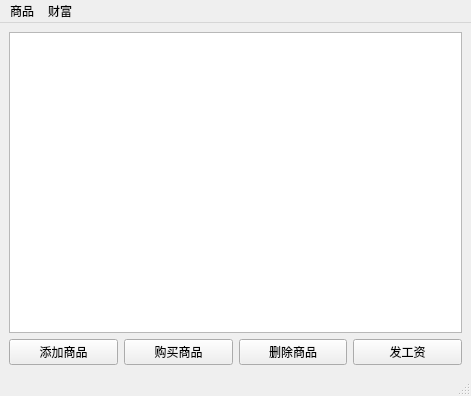
<?xml version="1.0" encoding="UTF-8"?>
<ui version="4.0">
 <class>MainWindow</class>
 <widget class="QMainWindow" name="MainWindow">
  <property name="geometry">
   <rect>
    <x>0</x>
    <y>0</y>
    <width>471</width>
    <height>396</height>
   </rect>
  </property>
  <property name="windowTitle">
   <string>MainWindow</string>
  </property>
  <widget class="QWidget" name="centralwidget">
   <layout class="QVBoxLayout" name="verticalLayout">
    <item>
     <widget class="QListWidget" name="listWidget"/>
    </item>
    <item>
     <layout class="QHBoxLayout" name="horizontalLayout">
      <item>
       <widget class="QPushButton" name="btnAdd">
        <property name="text">
         <string>添加商品</string>
        </property>
       </widget>
      </item>
      <item>
       <widget class="QPushButton" name="btnBuy">
        <property name="text">
         <string>购买商品</string>
        </property>
       </widget>
      </item>
      <item>
       <widget class="QPushButton" name="btnDelete">
        <property name="text">
         <string>删除商品</string>
        </property>
       </widget>
      </item>
      <item>
       <widget class="QPushButton" name="btnMake">
        <property name="text">
         <string>发工资</string>
        </property>
       </widget>
      </item>
     </layout>
    </item>
   </layout>
  </widget>
  <widget class="QMenuBar" name="menubar">
   <property name="geometry">
    <rect>
     <x>0</x>
     <y>0</y>
     <width>471</width>
     <height>21</height>
    </rect>
   </property>
   <widget class="QMenu" name="menuMenuCommodity">
    <property name="title">
     <string>商品</string>
    </property>
    <addaction name="actionMenuAdd"/>
    <addaction name="actionMenuBuy"/>
    <addaction name="actionMenuDelete"/>
   </widget>
   <widget class="QMenu" name="menuMenuMoney">
    <property name="title">
     <string>财富</string>
    </property>
    <addaction name="actionMenuMake"/>
   </widget>
   <addaction name="menuMenuCommodity"/>
   <addaction name="menuMenuMoney"/>
  </widget>
  <widget class="QStatusBar" name="statusbar"/>
  <action name="actionMenuAdd">
   <property name="text">
    <string>添加</string>
   </property>
   <property name="shortcut">
    <string>Ctrl+A</string>
   </property>
  </action>
  <action name="actionMenuBuy">
   <property name="text">
    <string>购买</string>
   </property>
   <property name="shortcut">
    <string>Ctrl+B</string>
   </property>
  </action>
  <action name="actionMenuDelete">
   <property name="text">
    <string>删除</string>
   </property>
   <property name="shortcut">
    <string>Ctrl+D</string>
   </property>
  </action>
  <action name="actionMenuMake">
   <property name="text">
    <string>发工资</string>
   </property>
   <property name="shortcut">
    <string>Ctrl+C</string>
   </property>
  </action>
 </widget>
 <resources/>
 <connections/>
</ui>
